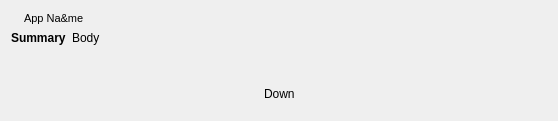
<?xml version="1.0" encoding="UTF-8"?>
<ui version="4.0">
 <class>NotificationPopup</class>
 <widget class="QDialog" name="NotificationPopup">
  <property name="geometry">
   <rect>
    <x>0</x>
    <y>0</y>
    <width>558</width>
    <height>121</height>
   </rect>
  </property>
  <property name="windowTitle">
   <string notr="true">Dialog</string>
  </property>
  <layout class="QVBoxLayout" name="verticalLayout">
   <property name="spacing">
    <number>0</number>
   </property>
   <item>
    <layout class="QHBoxLayout" name="horizontalLayout_5">
     <property name="spacing">
      <number>0</number>
     </property>
     <property name="rightMargin">
      <number>0</number>
     </property>
     <item>
      <layout class="QVBoxLayout" name="verticalLayout_3">
       <property name="spacing">
        <number>0</number>
       </property>
       <item>
        <layout class="QHBoxLayout" name="horizontalLayout_7">
         <property name="spacing">
          <number>6</number>
         </property>
         <item>
          <widget class="QLabel" name="appIcon">
           <property name="text">
            <string/>
           </property>
          </widget>
         </item>
         <item>
          <widget class="QLabel" name="appnameLabel">
           <property name="sizePolicy">
            <sizepolicy hsizetype="Expanding" vsizetype="Preferred">
             <horstretch>0</horstretch>
             <verstretch>0</verstretch>
            </sizepolicy>
           </property>
           <property name="font">
            <font>
             <pointsize>8</pointsize>
            </font>
           </property>
           <property name="text">
            <string notr="true">App Na&amp;me</string>
           </property>
          </widget>
         </item>
        </layout>
       </item>
       <item>
        <widget class="QWidget" name="ContentsWidget" native="true">
         <layout class="QHBoxLayout" name="horizontalLayout">
          <property name="spacing">
           <number>6</number>
          </property>
          <property name="leftMargin">
           <number>0</number>
          </property>
          <property name="topMargin">
           <number>6</number>
          </property>
          <property name="rightMargin">
           <number>0</number>
          </property>
          <property name="bottomMargin">
           <number>0</number>
          </property>
          <item>
           <widget class="QLabel" name="summaryLabel">
            <property name="font">
             <font>
              <weight>75</weight>
              <bold>true</bold>
             </font>
            </property>
            <property name="text">
             <string notr="true">Summary</string>
            </property>
            <property name="alignment">
             <set>Qt::AlignLeading|Qt::AlignLeft|Qt::AlignTop</set>
            </property>
           </widget>
          </item>
          <item>
           <widget class="QLabel" name="bodyLabel">
            <property name="sizePolicy">
             <sizepolicy hsizetype="Expanding" vsizetype="Preferred">
              <horstretch>0</horstretch>
              <verstretch>0</verstretch>
             </sizepolicy>
            </property>
            <property name="text">
             <string notr="true">Body</string>
            </property>
            <property name="alignment">
             <set>Qt::AlignLeading|Qt::AlignLeft|Qt::AlignTop</set>
            </property>
            <property name="wordWrap">
             <bool>true</bool>
            </property>
           </widget>
          </item>
         </layout>
        </widget>
       </item>
      </layout>
     </item>
     <item>
      <widget class="QLabel" name="bigIconLabel">
       <property name="text">
        <string/>
       </property>
      </widget>
     </item>
    </layout>
   </item>
   <item>
    <widget class="QWidget" name="buttonsWidget" native="true">
     <layout class="QHBoxLayout" name="horizontalLayout_2">
      <property name="spacing">
       <number>0</number>
      </property>
      <property name="leftMargin">
       <number>0</number>
      </property>
      <property name="topMargin">
       <number>6</number>
      </property>
      <property name="rightMargin">
       <number>0</number>
      </property>
      <property name="bottomMargin">
       <number>0</number>
      </property>
      <item>
       <widget class="QWidget" name="actionsWidget" native="true">
        <layout class="QHBoxLayout" name="horizontalLayout_4">
         <property name="spacing">
          <number>0</number>
         </property>
         <property name="leftMargin">
          <number>0</number>
         </property>
         <property name="topMargin">
          <number>0</number>
         </property>
         <property name="rightMargin">
          <number>0</number>
         </property>
         <property name="bottomMargin">
          <number>0</number>
         </property>
        </layout>
       </widget>
      </item>
      <item>
       <spacer name="horizontalSpacer">
        <property name="orientation">
         <enum>Qt::Horizontal</enum>
        </property>
        <property name="sizeHint" stdset="0">
         <size>
          <width>40</width>
          <height>20</height>
         </size>
        </property>
       </spacer>
      </item>
      <item>
       <widget class="QPushButton" name="dismissButton">
        <property name="text">
         <string/>
        </property>
        <property name="icon">
         <iconset theme="dialog-close">
          <normaloff>.</normaloff>.</iconset>
        </property>
        <property name="flat">
         <bool>true</bool>
        </property>
       </widget>
      </item>
     </layout>
    </widget>
   </item>
   <item>
    <widget class="QWidget" name="downContainer" native="true">
     <layout class="QHBoxLayout" name="horizontalLayout_3">
      <property name="leftMargin">
       <number>0</number>
      </property>
      <property name="topMargin">
       <number>0</number>
      </property>
      <property name="rightMargin">
       <number>0</number>
      </property>
      <property name="bottomMargin">
       <number>0</number>
      </property>
      <item>
       <spacer name="horizontalSpacer_2">
        <property name="orientation">
         <enum>Qt::Horizontal</enum>
        </property>
        <property name="sizeHint" stdset="0">
         <size>
          <width>40</width>
          <height>20</height>
         </size>
        </property>
       </spacer>
      </item>
      <item>
       <widget class="QLabel" name="downArrow">
        <property name="text">
         <string notr="true">Down</string>
        </property>
       </widget>
      </item>
      <item>
       <spacer name="horizontalSpacer_3">
        <property name="orientation">
         <enum>Qt::Horizontal</enum>
        </property>
        <property name="sizeHint" stdset="0">
         <size>
          <width>40</width>
          <height>20</height>
         </size>
        </property>
       </spacer>
      </item>
     </layout>
    </widget>
   </item>
  </layout>
 </widget>
 <resources/>
 <connections/>
</ui>
